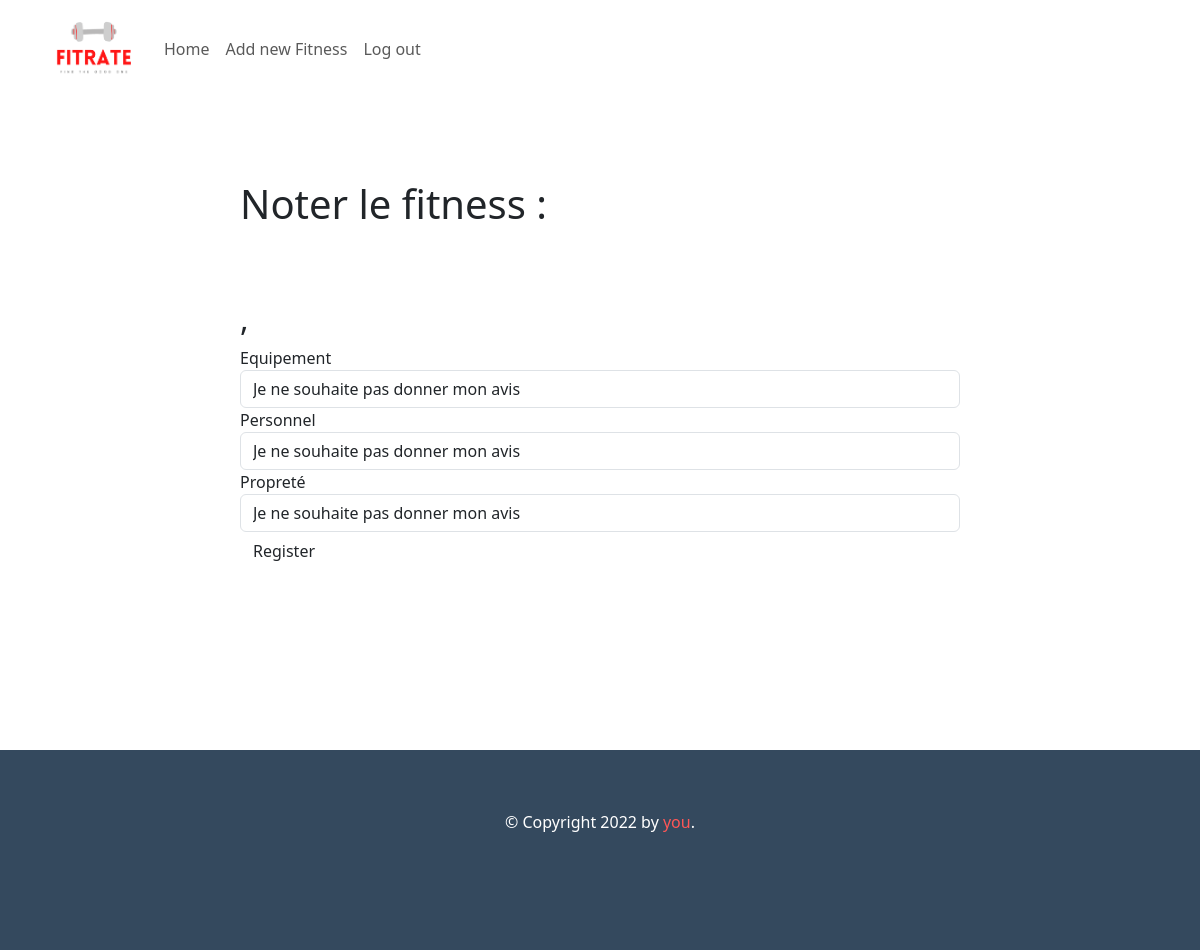
Page /commenter?id_fitness=2 (signed in) on the earlier database version.
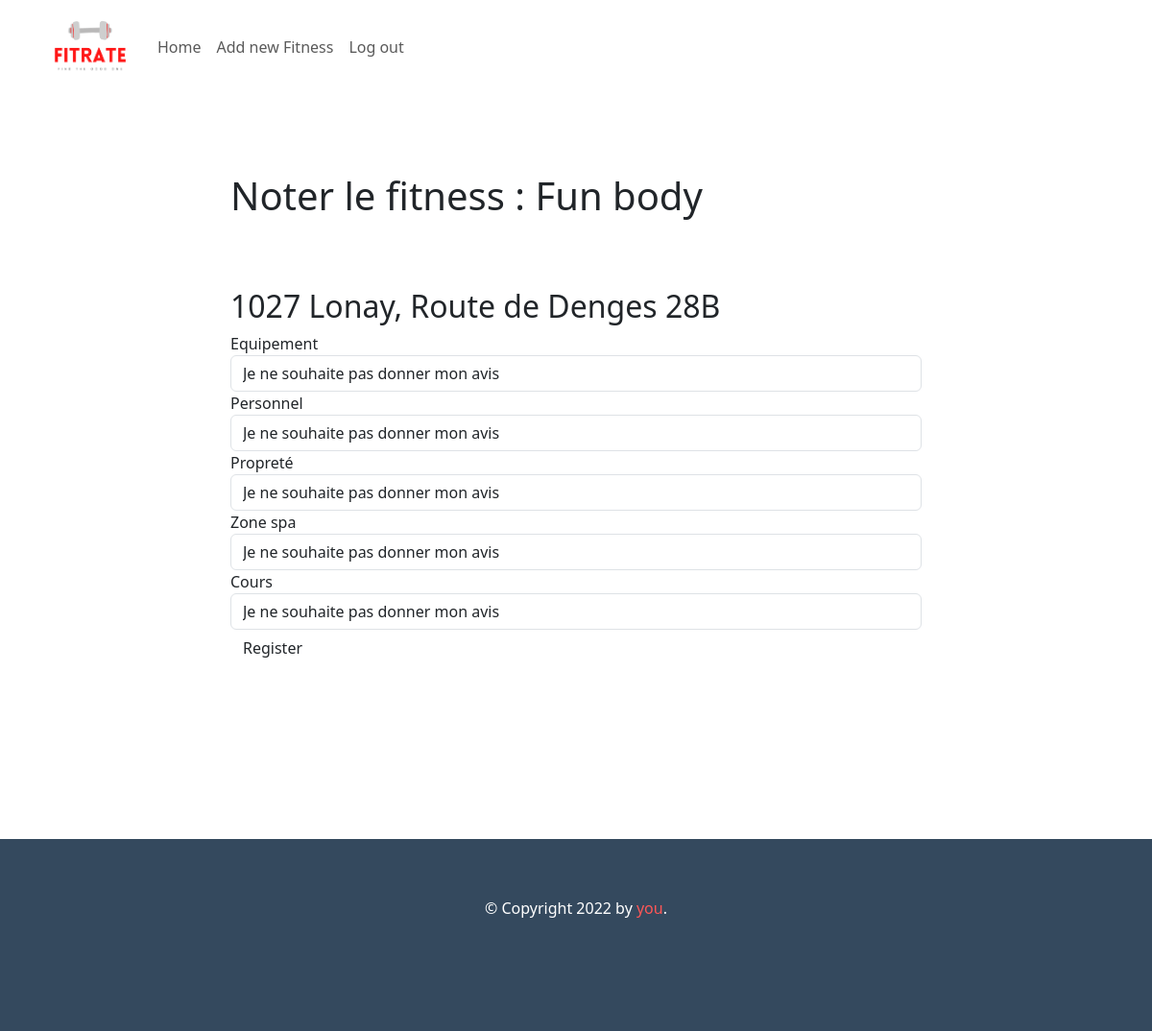
Same page on the later database version.
### main.py (models this page shows, shortened)
class Fitness(db.Model):
    __tablename__ = 'fitness'
    id = db.Column(db.Integer, primary_key=True)
    name = db.Column(db.String(250), nullable=False)
    adresse = db.Column(db.String(250), nullable=False, unique=True)
    ville= db.Column(db.String(250), nullable=False, unique=True)
    url_image = db.Column(db.String(250), nullable=False)
    adresse_url = db.Column(db.String(250), nullable=False)
    note_equipement = db.Column(db.Float(250), nullable=False)
    note_equipement_nombre = db.Column(db.Integer)
    note_personnel = db.Column(db.Float(250))
    note_personnel_nombre = db.Column(db.Integer)
    note_proprete = db.Column(db.Float(250))
    note_proprete_nombre = db.Column(db.Integer)
    is_cours = db.Column(db.Boolean)
    note_cours = db.Column(db.Float(250))
    note_cours_nombre = db.Column(db.Integer)
    is_spa = db.Column(db.Boolean)
    note_spa = db.Column(db.Float(250))
    note_spa_nombre = db.Column(db.Integer)
    prix_mensuel = db.Column(db.Float(250))
    note_general = db.Column(db.Float(250))
    note_general_nombre = db.Column(db.Float(250))

### main.py (the view, shortened to what this page needs)
@app.route("/commenter", methods = ["GET", "POST"])
def commenter():
    id = request.args.get("id_fitness")
    fitness = Fitness.query.filter_by(id=id).first()
    form = CommentaireForm()
    return render_template("commenter.html", fitness=fitness, form = form)

### form.py
class CommentaireForm(FlaskForm):
     note_equipement = SelectField("Equipement", choices=["Je ne souhaite pas donner mon avis", '🏋', '🏋🏋', "🏋🏋🏋", "🏋🏋🏋🏋", "🏋🏋🏋🏋🏋"])
     note_personnel = SelectField("Personnel", choices=["Je ne souhaite pas donner mon avis", '🙋',"🙋🙋", "🙋🙋🙋", "🙋🙋🙋🙋", "🙋🙋🙋🙋🙋"])
     note_proprete = SelectField("Propreté", choices=["Je ne souhaite pas donner mon avis",'🧹', "🧹🧹", "🧹🧹🧹", "🧹🧹🧹🧹", "🧹🧹🧹🧹🧹"])
     note_cours = SelectField("Cours", choices=["Je ne souhaite pas donner mon avis", '💪', "💪💪", "💪💪💪", "💪💪💪💪", "💪💪💪💪💪"])
     note_spa = SelectField("Zone spa", choices=["Je ne souhaite pas donner mon avis","💆", "💆💆", "💆💆💆", "💆💆💆💆", "💆💆💆💆💆"])
     commenter = SubmitField('Register')

### main.py (called while the page is built)
@login_manager.user_loader
def load_user(user_id):
    return User.query.get(user_id)

### templates/commenter.html (shortened to what this page needs)
{% extends "base.html" %}
{% import "bootstrap/wtf.html" as wtf %}
{% block content %}
    <div class="form">
        <h1>Noter le fitness : {{fitness.name}}</h1>
        <h2>{{fitness.ville}}, {{fitness.adresse}}</h2>
        <form class="form form-horizontal" method="post" role="form">
        {{ wtf.form_field(form.note_equipement) }}
        {{ wtf.form_field(form.note_personnel) }}
        {{ wtf.form_field(form.note_proprete) }}
        {% if fitness.is_spa %}
        {{ wtf.form_field(form.note_spa) }}
        {% endif %}
        {% if fitness.is_cours %}
        {{ wtf.form_field(form.note_cours) }}
        {% endif %}
        {{ wtf.form_field(form.commenter) }}
        </form>
    </div>
{% endblock %}

### templates/base.html (shortened to what this page needs)
<!DOCTYPE html>
<html lang="en">
<head>
    <link href="https://cdn.jsdelivr.net/npm/bootstrap@5.3.0-alpha1/dist/css/bootstrap.min.css" rel="stylesheet">
    <link rel="stylesheet" href="static/style.css"/>
</head>
<body>
    <nav class="navbar navbar-expand-lg custom_nav">
  <a class="navbar-brand" href={{url_for('home')}}><img src="static/fitratelogo.png" class="logo" alt=""></a>
  <div class="collapse navbar-collapse" id="navbarNav">
    <ul class="navbar-nav">
      <li class="nav-item active">
        <a class="nav-link" href={{url_for("home")}}>Home </a>
      </li>
        {% if current_user.is_authenticated %}
            <li class="nav-item">
            <a class="nav-link" href={{url_for("add_new")}}>Add new Fitness</a>
            </li>
        {% endif %}
      {% if current_user.is_authenticated %}
      <li class="nav-item">
        <a class="nav-link" href={{url_for("log_out")}}>Log out</a>
      </li>
        {% endif %}
    </ul>
  </div>
</nav>
   <div id="content">{% block content %}{% endblock %}</div>
   <div id="footer">
        {% block footer %}
       <p class="footer-mention">&copy; Copyright 2022 by <a href="http://domain.invalid/">you</a>.</p>
        {% endblock %}
   </div>
</body>
</html>

### static/style.css (style rules this page uses)
.form { padding: 15% 20%; }
a { text-decoration:none; color:#ff5757; }
.custom_nav { z-index:2; background-color:white; width:100%; position:fixed; margin-bottom:10%; }
.logo { width:90px; margin-left:50px; }
h1 { margin-bottom:10%; }
#footer { color:white; text-align:center; height: 200px; background-color:#34495e; }
form { padding:0px !important; }
.footer-mention { padding:5%; }

Differences in the rows shown:
added Fitness: name "Fun body", ville "1027 Lonay", adresse "Route de Denges 28B"
Other differences:
form field note_spa: (not shown) → "Je ne souhaite pas donner mon avis"
form field note_cours: (not shown) → "Je ne souhaite pas donner mon avis"
text now shown: "Zone spa Cours"
